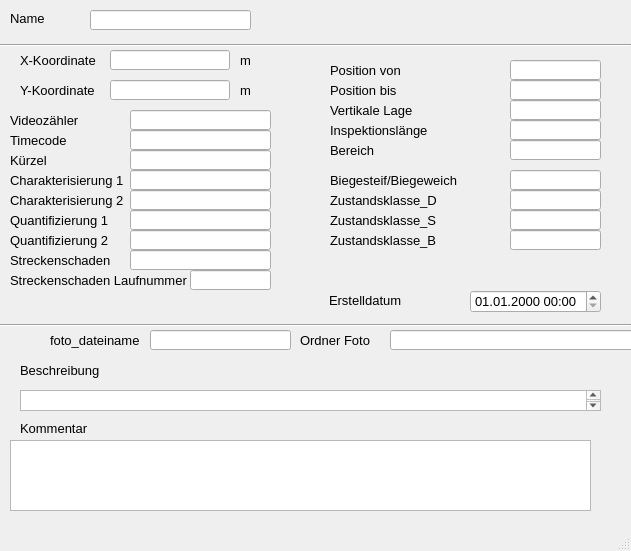
<?xml version="1.0" encoding="UTF-8"?>
<ui version="4.0">
 <class>MainWindow</class>
 <widget class="QMainWindow" name="MainWindow">
  <property name="enabled">
   <bool>true</bool>
  </property>
  <property name="geometry">
   <rect>
    <x>0</x>
    <y>0</y>
    <width>631</width>
    <height>551</height>
   </rect>
  </property>
  <property name="minimumSize">
   <size>
    <width>631</width>
    <height>393</height>
   </size>
  </property>
  <property name="font">
   <font>
    <family>Tahoma</family>
    <pointsize>10</pointsize>
   </font>
  </property>
  <property name="windowTitle">
   <string>MainWindow</string>
  </property>
  <widget class="QWidget" name="centralwidget">
   <widget class="QLabel" name="label">
    <property name="geometry">
     <rect>
      <x>10</x>
      <y>10</y>
      <width>46</width>
      <height>16</height>
     </rect>
    </property>
    <property name="text">
     <string>Name</string>
    </property>
   </widget>
   <widget class="Line" name="line">
    <property name="geometry">
     <rect>
      <x>0</x>
      <y>30</y>
      <width>631</width>
      <height>31</height>
     </rect>
    </property>
    <property name="orientation">
     <enum>Qt::Horizontal</enum>
    </property>
   </widget>
   <widget class="QLabel" name="label_14">
    <property name="geometry">
     <rect>
      <x>20</x>
      <y>420</y>
      <width>81</width>
      <height>16</height>
     </rect>
    </property>
    <property name="text">
     <string>Kommentar</string>
    </property>
   </widget>
   <widget class="QLabel" name="label_11">
    <property name="geometry">
     <rect>
      <x>240</x>
      <y>50</y>
      <width>41</width>
      <height>21</height>
     </rect>
    </property>
    <property name="text">
     <string>m</string>
    </property>
   </widget>
   <widget class="QLabel" name="label_70">
    <property name="geometry">
     <rect>
      <x>329</x>
      <y>290</y>
      <width>121</width>
      <height>21</height>
     </rect>
    </property>
    <property name="text">
     <string>Erstelldatum</string>
    </property>
   </widget>
   <widget class="QLabel" name="label_9">
    <property name="geometry">
     <rect>
      <x>20</x>
      <y>80</y>
      <width>81</width>
      <height>21</height>
     </rect>
    </property>
    <property name="text">
     <string>Y-Koordinate</string>
    </property>
   </widget>
   <widget class="QLabel" name="label_12">
    <property name="geometry">
     <rect>
      <x>240</x>
      <y>80</y>
      <width>41</width>
      <height>21</height>
     </rect>
    </property>
    <property name="text">
     <string>m</string>
    </property>
   </widget>
   <widget class="Line" name="line_2">
    <property name="geometry">
     <rect>
      <x>0</x>
      <y>310</y>
      <width>631</width>
      <height>31</height>
     </rect>
    </property>
    <property name="orientation">
     <enum>Qt::Horizontal</enum>
    </property>
   </widget>
   <widget class="QLabel" name="label_6">
    <property name="geometry">
     <rect>
      <x>20</x>
      <y>50</y>
      <width>81</width>
      <height>21</height>
     </rect>
    </property>
    <property name="text">
     <string>X-Koordinate</string>
    </property>
   </widget>
   <widget class="QLineEdit" name="untersuchsch">
    <property name="geometry">
     <rect>
      <x>90</x>
      <y>10</y>
      <width>161</width>
      <height>20</height>
     </rect>
    </property>
   </widget>
   <widget class="QTextEdit" name="kommentar">
    <property name="geometry">
     <rect>
      <x>10</x>
      <y>440</y>
      <width>581</width>
      <height>71</height>
     </rect>
    </property>
   </widget>
   <widget class="QgsDateTimeEdit" name="createdat">
    <property name="geometry">
     <rect>
      <x>470</x>
      <y>290</y>
      <width>131</width>
      <height>23</height>
     </rect>
    </property>
    <property name="currentSection">
     <enum>QDateTimeEdit::DaySection</enum>
    </property>
    <property name="displayFormat">
     <string>dd.MM.yyyy HH:mm</string>
    </property>
   </widget>
   <widget class="QLineEdit" name="y">
    <property name="geometry">
     <rect>
      <x>110</x>
      <y>80</y>
      <width>120</width>
      <height>20</height>
     </rect>
    </property>
    <property name="readOnly">
     <bool>true</bool>
    </property>
   </widget>
   <widget class="QLineEdit" name="x">
    <property name="geometry">
     <rect>
      <x>110</x>
      <y>50</y>
      <width>120</width>
      <height>20</height>
     </rect>
    </property>
    <property name="readOnly">
     <bool>true</bool>
    </property>
   </widget>
   <widget class="QLabel" name="label_19">
    <property name="geometry">
     <rect>
      <x>10</x>
      <y>110</y>
      <width>101</width>
      <height>21</height>
     </rect>
    </property>
    <property name="text">
     <string>Videozähler</string>
    </property>
   </widget>
   <widget class="QLineEdit" name="videozaehler">
    <property name="geometry">
     <rect>
      <x>130</x>
      <y>110</y>
      <width>141</width>
      <height>20</height>
     </rect>
    </property>
    <property name="toolTip">
     <string>&lt;html&gt;&lt;head/&gt;&lt;body&gt;&lt;p&gt;&lt;span style=&quot; font-size:10pt;&quot;&gt;vorgegebene Haltungslänge, falls diese nicht automatisch berechnet werden soll&lt;/span&gt;&lt;/p&gt;&lt;/body&gt;&lt;/html&gt;</string>
    </property>
   </widget>
   <widget class="QLineEdit" name="timecode">
    <property name="geometry">
     <rect>
      <x>130</x>
      <y>130</y>
      <width>141</width>
      <height>20</height>
     </rect>
    </property>
    <property name="toolTip">
     <string>&lt;html&gt;&lt;head/&gt;&lt;body&gt;&lt;p&gt;&lt;span style=&quot; font-size:10pt;&quot;&gt;vorgegebene Haltungslänge, falls diese nicht automatisch berechnet werden soll&lt;/span&gt;&lt;/p&gt;&lt;/body&gt;&lt;/html&gt;</string>
    </property>
    <property name="text">
     <string/>
    </property>
   </widget>
   <widget class="QLabel" name="label_20">
    <property name="geometry">
     <rect>
      <x>10</x>
      <y>130</y>
      <width>101</width>
      <height>21</height>
     </rect>
    </property>
    <property name="text">
     <string>Timecode</string>
    </property>
   </widget>
   <widget class="QLabel" name="label_26">
    <property name="geometry">
     <rect>
      <x>10</x>
      <y>210</y>
      <width>151</width>
      <height>21</height>
     </rect>
    </property>
    <property name="text">
     <string>Quantifizierung 1</string>
    </property>
   </widget>
   <widget class="QLineEdit" name="quantnr1">
    <property name="geometry">
     <rect>
      <x>130</x>
      <y>210</y>
      <width>141</width>
      <height>20</height>
     </rect>
    </property>
    <property name="toolTip">
     <string>&lt;html&gt;&lt;head/&gt;&lt;body&gt;&lt;p&gt;&lt;span style=&quot; font-size:10pt;&quot;&gt;vorgegebene Haltungslänge, falls diese nicht automatisch berechnet werden soll&lt;/span&gt;&lt;/p&gt;&lt;/body&gt;&lt;/html&gt;</string>
    </property>
   </widget>
   <widget class="QLabel" name="label_23">
    <property name="geometry">
     <rect>
      <x>10</x>
      <y>150</y>
      <width>151</width>
      <height>21</height>
     </rect>
    </property>
    <property name="text">
     <string>Kürzel</string>
    </property>
   </widget>
   <widget class="QLineEdit" name="quantnr2">
    <property name="geometry">
     <rect>
      <x>130</x>
      <y>230</y>
      <width>141</width>
      <height>20</height>
     </rect>
    </property>
    <property name="toolTip">
     <string>&lt;html&gt;&lt;head/&gt;&lt;body&gt;&lt;p&gt;&lt;span style=&quot; font-size:10pt;&quot;&gt;vorgegebene Haltungslänge, falls diese nicht automatisch berechnet werden soll&lt;/span&gt;&lt;/p&gt;&lt;/body&gt;&lt;/html&gt;</string>
    </property>
   </widget>
   <widget class="QLineEdit" name="charakt1">
    <property name="geometry">
     <rect>
      <x>130</x>
      <y>170</y>
      <width>141</width>
      <height>20</height>
     </rect>
    </property>
    <property name="toolTip">
     <string>&lt;html&gt;&lt;head/&gt;&lt;body&gt;&lt;p&gt;&lt;span style=&quot; font-size:10pt;&quot;&gt;vorgegebene Haltungslänge, falls diese nicht automatisch berechnet werden soll&lt;/span&gt;&lt;/p&gt;&lt;/body&gt;&lt;/html&gt;</string>
    </property>
   </widget>
   <widget class="QLabel" name="label_25">
    <property name="geometry">
     <rect>
      <x>10</x>
      <y>190</y>
      <width>151</width>
      <height>21</height>
     </rect>
    </property>
    <property name="text">
     <string>Charakterisierung 2</string>
    </property>
   </widget>
   <widget class="QLineEdit" name="charakt2">
    <property name="geometry">
     <rect>
      <x>130</x>
      <y>190</y>
      <width>141</width>
      <height>20</height>
     </rect>
    </property>
    <property name="toolTip">
     <string>&lt;html&gt;&lt;head/&gt;&lt;body&gt;&lt;p&gt;&lt;span style=&quot; font-size:10pt;&quot;&gt;vorgegebene Haltungslänge, falls diese nicht automatisch berechnet werden soll&lt;/span&gt;&lt;/p&gt;&lt;/body&gt;&lt;/html&gt;</string>
    </property>
   </widget>
   <widget class="QLineEdit" name="kuerzel">
    <property name="geometry">
     <rect>
      <x>130</x>
      <y>150</y>
      <width>141</width>
      <height>20</height>
     </rect>
    </property>
    <property name="toolTip">
     <string>&lt;html&gt;&lt;head/&gt;&lt;body&gt;&lt;p&gt;&lt;span style=&quot; font-size:10pt;&quot;&gt;vorgegebene Haltungslänge, falls diese nicht automatisch berechnet werden soll&lt;/span&gt;&lt;/p&gt;&lt;/body&gt;&lt;/html&gt;</string>
    </property>
   </widget>
   <widget class="QLabel" name="label_27">
    <property name="geometry">
     <rect>
      <x>10</x>
      <y>230</y>
      <width>151</width>
      <height>21</height>
     </rect>
    </property>
    <property name="text">
     <string>Quantifizierung 2</string>
    </property>
   </widget>
   <widget class="QLabel" name="label_24">
    <property name="geometry">
     <rect>
      <x>10</x>
      <y>170</y>
      <width>151</width>
      <height>21</height>
     </rect>
    </property>
    <property name="text">
     <string>Charakterisierung 1</string>
    </property>
   </widget>
   <widget class="QLineEdit" name="streckenschaden">
    <property name="geometry">
     <rect>
      <x>130</x>
      <y>250</y>
      <width>141</width>
      <height>20</height>
     </rect>
    </property>
    <property name="toolTip">
     <string>&lt;html&gt;&lt;head/&gt;&lt;body&gt;&lt;p&gt;&lt;span style=&quot; font-size:10pt;&quot;&gt;vorgegebene Haltungslänge, falls diese nicht automatisch berechnet werden soll&lt;/span&gt;&lt;/p&gt;&lt;/body&gt;&lt;/html&gt;</string>
    </property>
   </widget>
   <widget class="QLineEdit" name="streckenschaden_lfdnr">
    <property name="geometry">
     <rect>
      <x>190</x>
      <y>270</y>
      <width>81</width>
      <height>20</height>
     </rect>
    </property>
    <property name="toolTip">
     <string>&lt;html&gt;&lt;head/&gt;&lt;body&gt;&lt;p&gt;&lt;span style=&quot; font-size:10pt;&quot;&gt;vorgegebene Haltungslänge, falls diese nicht automatisch berechnet werden soll&lt;/span&gt;&lt;/p&gt;&lt;/body&gt;&lt;/html&gt;</string>
    </property>
   </widget>
   <widget class="QLineEdit" name="pos_bis">
    <property name="geometry">
     <rect>
      <x>510</x>
      <y>80</y>
      <width>91</width>
      <height>20</height>
     </rect>
    </property>
    <property name="toolTip">
     <string>&lt;html&gt;&lt;head/&gt;&lt;body&gt;&lt;p&gt;&lt;span style=&quot; font-size:10pt;&quot;&gt;vorgegebene Haltungslänge, falls diese nicht automatisch berechnet werden soll&lt;/span&gt;&lt;/p&gt;&lt;/body&gt;&lt;/html&gt;</string>
    </property>
   </widget>
   <widget class="QLabel" name="label_18">
    <property name="geometry">
     <rect>
      <x>330</x>
      <y>60</y>
      <width>151</width>
      <height>21</height>
     </rect>
    </property>
    <property name="text">
     <string>Position von</string>
    </property>
   </widget>
   <widget class="QLineEdit" name="pos_von">
    <property name="geometry">
     <rect>
      <x>510</x>
      <y>60</y>
      <width>91</width>
      <height>20</height>
     </rect>
    </property>
    <property name="toolTip">
     <string>&lt;html&gt;&lt;head/&gt;&lt;body&gt;&lt;p&gt;&lt;span style=&quot; font-size:10pt;&quot;&gt;vorgegebene Haltungslänge, falls diese nicht automatisch berechnet werden soll&lt;/span&gt;&lt;/p&gt;&lt;/body&gt;&lt;/html&gt;</string>
    </property>
   </widget>
   <widget class="QLabel" name="label_29">
    <property name="geometry">
     <rect>
      <x>10</x>
      <y>270</y>
      <width>211</width>
      <height>21</height>
     </rect>
    </property>
    <property name="text">
     <string>Streckenschaden Laufnummer</string>
    </property>
   </widget>
   <widget class="QLabel" name="label_51">
    <property name="geometry">
     <rect>
      <x>330</x>
      <y>100</y>
      <width>151</width>
      <height>21</height>
     </rect>
    </property>
    <property name="text">
     <string>Vertikale Lage</string>
    </property>
   </widget>
   <widget class="QLineEdit" name="vertikale_lage">
    <property name="geometry">
     <rect>
      <x>510</x>
      <y>100</y>
      <width>91</width>
      <height>20</height>
     </rect>
    </property>
    <property name="toolTip">
     <string>&lt;html&gt;&lt;head/&gt;&lt;body&gt;&lt;p&gt;&lt;span style=&quot; font-size:10pt;&quot;&gt;vorgegebene Haltungslänge, falls diese nicht automatisch berechnet werden soll&lt;/span&gt;&lt;/p&gt;&lt;/body&gt;&lt;/html&gt;</string>
    </property>
   </widget>
   <widget class="QLabel" name="label_30">
    <property name="geometry">
     <rect>
      <x>330</x>
      <y>80</y>
      <width>151</width>
      <height>21</height>
     </rect>
    </property>
    <property name="text">
     <string>Position bis</string>
    </property>
   </widget>
   <widget class="QLabel" name="label_28">
    <property name="geometry">
     <rect>
      <x>10</x>
      <y>250</y>
      <width>161</width>
      <height>21</height>
     </rect>
    </property>
    <property name="text">
     <string>Streckenschaden</string>
    </property>
   </widget>
   <widget class="QLineEdit" name="Zustandsklasse_S">
    <property name="geometry">
     <rect>
      <x>510</x>
      <y>210</y>
      <width>91</width>
      <height>20</height>
     </rect>
    </property>
    <property name="toolTip">
     <string>&lt;html&gt;&lt;head/&gt;&lt;body&gt;&lt;p&gt;&lt;span style=&quot; font-size:10pt;&quot;&gt;vorgegebene Haltungslänge, falls diese nicht automatisch berechnet werden soll&lt;/span&gt;&lt;/p&gt;&lt;/body&gt;&lt;/html&gt;</string>
    </property>
   </widget>
   <widget class="QLineEdit" name="Zustandsklasse_B">
    <property name="geometry">
     <rect>
      <x>510</x>
      <y>230</y>
      <width>91</width>
      <height>20</height>
     </rect>
    </property>
    <property name="toolTip">
     <string>&lt;html&gt;&lt;head/&gt;&lt;body&gt;&lt;p&gt;&lt;span style=&quot; font-size:10pt;&quot;&gt;vorgegebene Haltungslänge, falls diese nicht automatisch berechnet werden soll&lt;/span&gt;&lt;/p&gt;&lt;/body&gt;&lt;/html&gt;</string>
    </property>
   </widget>
   <widget class="QLineEdit" name="bw_bs">
    <property name="geometry">
     <rect>
      <x>510</x>
      <y>170</y>
      <width>91</width>
      <height>20</height>
     </rect>
    </property>
    <property name="toolTip">
     <string>&lt;html&gt;&lt;head/&gt;&lt;body&gt;&lt;p&gt;&lt;span style=&quot; font-size:10pt;&quot;&gt;vorgegebene Haltungslänge, falls diese nicht automatisch berechnet werden soll&lt;/span&gt;&lt;/p&gt;&lt;/body&gt;&lt;/html&gt;</string>
    </property>
   </widget>
   <widget class="QLineEdit" name="Zustandsklasse_D">
    <property name="geometry">
     <rect>
      <x>510</x>
      <y>190</y>
      <width>91</width>
      <height>20</height>
     </rect>
    </property>
    <property name="toolTip">
     <string>&lt;html&gt;&lt;head/&gt;&lt;body&gt;&lt;p&gt;&lt;span style=&quot; font-size:10pt;&quot;&gt;vorgegebene Haltungslänge, falls diese nicht automatisch berechnet werden soll&lt;/span&gt;&lt;/p&gt;&lt;/body&gt;&lt;/html&gt;</string>
    </property>
   </widget>
   <widget class="QLabel" name="label_53">
    <property name="geometry">
     <rect>
      <x>330</x>
      <y>170</y>
      <width>151</width>
      <height>21</height>
     </rect>
    </property>
    <property name="text">
     <string>Biegesteif/Biegeweich</string>
    </property>
   </widget>
   <widget class="QLabel" name="label_56">
    <property name="geometry">
     <rect>
      <x>330</x>
      <y>230</y>
      <width>151</width>
      <height>21</height>
     </rect>
    </property>
    <property name="text">
     <string>Zustandsklasse_B</string>
    </property>
   </widget>
   <widget class="QLabel" name="label_55">
    <property name="geometry">
     <rect>
      <x>330</x>
      <y>210</y>
      <width>151</width>
      <height>21</height>
     </rect>
    </property>
    <property name="text">
     <string>Zustandsklasse_S</string>
    </property>
   </widget>
   <widget class="QLabel" name="label_54">
    <property name="geometry">
     <rect>
      <x>330</x>
      <y>190</y>
      <width>151</width>
      <height>21</height>
     </rect>
    </property>
    <property name="text">
     <string>Zustandsklasse_D</string>
    </property>
   </widget>
   <widget class="QLineEdit" name="bereich">
    <property name="geometry">
     <rect>
      <x>510</x>
      <y>140</y>
      <width>91</width>
      <height>20</height>
     </rect>
    </property>
    <property name="toolTip">
     <string>&lt;html&gt;&lt;head/&gt;&lt;body&gt;&lt;p&gt;&lt;span style=&quot; font-size:10pt;&quot;&gt;vorgegebene Haltungslänge, falls diese nicht automatisch berechnet werden soll&lt;/span&gt;&lt;/p&gt;&lt;/body&gt;&lt;/html&gt;</string>
    </property>
   </widget>
   <widget class="QLabel" name="label_52">
    <property name="geometry">
     <rect>
      <x>330</x>
      <y>140</y>
      <width>151</width>
      <height>21</height>
     </rect>
    </property>
    <property name="text">
     <string>Bereich</string>
    </property>
   </widget>
   <widget class="QLineEdit" name="ordner">
    <property name="geometry">
     <rect>
      <x>390</x>
      <y>330</y>
      <width>291</width>
      <height>20</height>
     </rect>
    </property>
    <property name="toolTip">
     <string>&lt;html&gt;&lt;head/&gt;&lt;body&gt;&lt;p&gt;&lt;span style=&quot; font-size:10pt;&quot;&gt;vorgegebene Haltungslänge, falls diese nicht automatisch berechnet werden soll&lt;/span&gt;&lt;/p&gt;&lt;/body&gt;&lt;/html&gt;</string>
    </property>
   </widget>
   <widget class="QLabel" name="label_33">
    <property name="geometry">
     <rect>
      <x>300</x>
      <y>330</y>
      <width>151</width>
      <height>21</height>
     </rect>
    </property>
    <property name="text">
     <string>Ordner Foto</string>
    </property>
   </widget>
   <widget class="QLineEdit" name="foto_dateiname">
    <property name="geometry">
     <rect>
      <x>150</x>
      <y>330</y>
      <width>141</width>
      <height>20</height>
     </rect>
    </property>
    <property name="toolTip">
     <string>&lt;html&gt;&lt;head/&gt;&lt;body&gt;&lt;p&gt;&lt;span style=&quot; font-size:10pt;&quot;&gt;vorgegebene Haltungslänge, falls diese nicht automatisch berechnet werden soll&lt;/span&gt;&lt;/p&gt;&lt;/body&gt;&lt;/html&gt;</string>
    </property>
   </widget>
   <widget class="QLabel" name="label_31">
    <property name="geometry">
     <rect>
      <x>50</x>
      <y>330</y>
      <width>151</width>
      <height>21</height>
     </rect>
    </property>
    <property name="text">
     <string>foto_dateiname</string>
    </property>
   </widget>
   <widget class="QTextEdit" name="Beschreibung">
    <property name="geometry">
     <rect>
      <x>20</x>
      <y>390</y>
      <width>581</width>
      <height>21</height>
     </rect>
    </property>
    <property name="font">
     <font>
      <pointsize>10</pointsize>
     </font>
    </property>
   </widget>
   <widget class="QLabel" name="label_57">
    <property name="geometry">
     <rect>
      <x>20</x>
      <y>360</y>
      <width>151</width>
      <height>21</height>
     </rect>
    </property>
    <property name="text">
     <string>Beschreibung</string>
    </property>
   </widget>
   <widget class="QLabel" name="label_58">
    <property name="geometry">
     <rect>
      <x>330</x>
      <y>140</y>
      <width>151</width>
      <height>21</height>
     </rect>
    </property>
    <property name="text">
     <string/>
    </property>
   </widget>
   <widget class="QLineEdit" name="inspektionslaenge">
    <property name="geometry">
     <rect>
      <x>510</x>
      <y>120</y>
      <width>91</width>
      <height>20</height>
     </rect>
    </property>
    <property name="toolTip">
     <string>&lt;html&gt;&lt;head/&gt;&lt;body&gt;&lt;p&gt;&lt;span style=&quot; font-size:10pt;&quot;&gt;vorgegebene Haltungslänge, falls diese nicht automatisch berechnet werden soll&lt;/span&gt;&lt;/p&gt;&lt;/body&gt;&lt;/html&gt;</string>
    </property>
   </widget>
   <widget class="QLabel" name="label_59">
    <property name="geometry">
     <rect>
      <x>330</x>
      <y>120</y>
      <width>151</width>
      <height>21</height>
     </rect>
    </property>
    <property name="text">
     <string>Inspektionslänge</string>
    </property>
   </widget>
  </widget>
  <widget class="QMenuBar" name="menubar">
   <property name="geometry">
    <rect>
     <x>0</x>
     <y>0</y>
     <width>631</width>
     <height>21</height>
    </rect>
   </property>
  </widget>
  <widget class="QStatusBar" name="statusbar"/>
 </widget>
 <customwidgets>
  <customwidget>
   <class>QgsDateTimeEdit</class>
   <extends>QDateTimeEdit</extends>
   <header>qgsdatetimeedit.h</header>
  </customwidget>
 </customwidgets>
 <tabstops>
  <tabstop>untersuchsch</tabstop>
  <tabstop>createdat</tabstop>
  <tabstop>kommentar</tabstop>
 </tabstops>
 <resources/>
 <connections/>
</ui>
